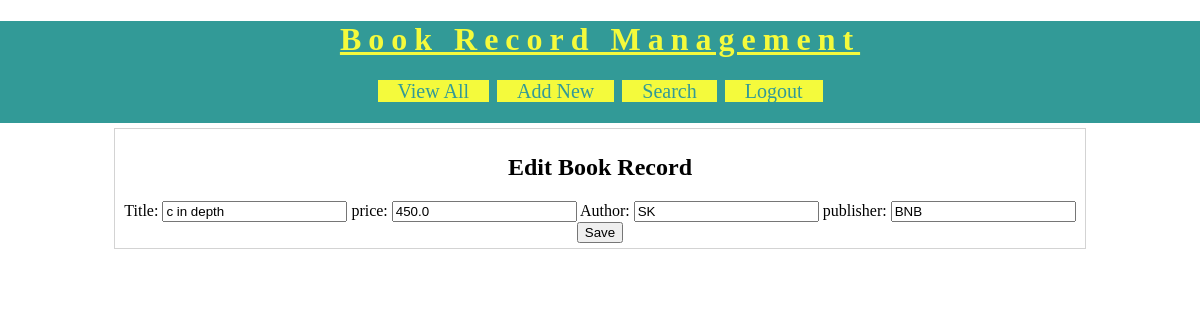
The app's page /BRMapp/edit-book?bookid=2 (signed in) with its own data.
### BRMapp/models.py (models this page shows)
class Book(models.Model):
    title=models.CharField(max_length=100)
    price=models.FloatField()
    author=models.CharField(max_length=100)
    publisher=models.CharField(max_length=100)

### BRMapp/views.py (the view)
# urls.py: url('edit-book',views.editBook),
@login_required(login_url="/BRMapp/login/")
def editBook(request):
    book=models.Book.objects.get(id=request.GET['bookid'])
    fields={'title':book.title,'price':book.price,'author':book.author,'publisher':book.publisher}
    form=NewBookForm(initial=fields)
    res=render(request,'BRMapp/edit_book.html',{'form':form,'book':book})
    return res

### BRMapp/forms.py
class NewBookForm(forms.Form):
    title=forms.CharField(label='Title',max_length=100)
    price=forms.FloatField(label='price')
    author=forms.CharField(label='Author')
    publisher=forms.CharField(label='publisher')

### templates/BRMapp/edit_book.html (shortened to what this page needs)
<!DOCTYPE html>
{% load static %}
<html lang="en" dir="ltr">
  <head>
    <link rel="stylesheet" href="{% static 'CSS/BRMstyle.css' %}">
  </head>
  <body>
    <div id="header">
      <h1>Book Record Management</h1>
      <div id="nav">
        <a href="/BRMapp/views-books">View All</a>
        <a href="/BRMapp/new-book">Add New</a>
        <a href="/BRMapp/sarch-book">Search</a>
        <a href="/BRMapp/logout">Logout</a>
        </div>
        </div>
        <div id="main">
          <h2>Edit Book Record</h2>
          <form action="/BRMapp/edit" method='post'>
            {{form}}
            <input type="submit" value="Save">
            </form>
            </div>
            </body>
            </html>
  </body>
</html>

### static/CSS/BRMstyle.css (style rules this page uses)
body { background-color:white; margin:0px 0px 0px; font-family: "caliber"; }
#header { background-color:#329A97; padding-bottom:20px; text-align:center; }
#header h1 { text-align:center; color:#F4FA3C; letter-spacing: 7px; text-decoration: underline; }
#nav { width:60% margin:auto; }
#nav a { background-color: #F4FA3C; width: :150px; border:solid 2px #329A97; font-size:20px; text-decoration: none; color: #329A97; padding-left:20px; padding-right: 20px; }
#main { margin:auto; border:solid 1px lightgray; width:80%; padding:5px; margin-top:5px; }
#main h2, #main form { text-align:center; }

### records on screen
Book: title "c in depth", price "450.0", author "SK", publisher "BNB"
